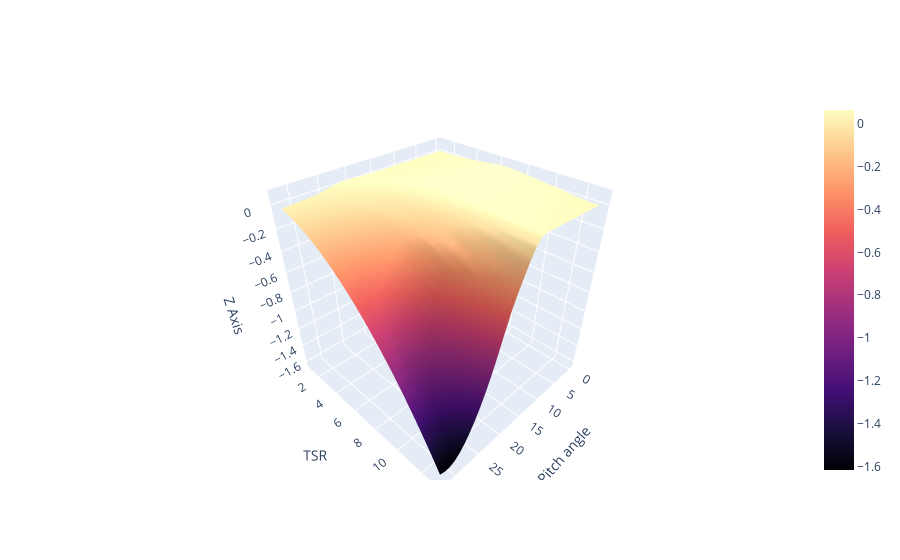

Notebook code cell kept with this figure:
### Code cell
import plotly.graph_objects as go
path = r'Cq.csv'
df = pd.read_csv(path)
X = df.iloc[:, 0].values
Y = np.arange(len(df.columns)-1)
X, Y = np.meshgrid(X, Y)

Z = np.array(df.iloc[:, 1:]).T

# Create the plot
fig = go.Figure(data=[go.Surface(z=Z, x=Y, y=X, colorscale='magma')])

# Customize layout
fig.update_layout(
    scene = {
        'xaxis_title': 'Pitch angle',
        'yaxis_title': 'TSR',
        'zaxis_title': 'Z Axis',
        #'zaxis': dict(range=[-2.01, 0.5])
    },
    coloraxis_colorbar=dict(
        title="Color Scale"
    ),
)

# Show the plot
fig.show()

### Figure 1 — Plotly figure (JSON) as saved in the notebook; plotly's stock layout.template omitted (floating-point values rounded to 4 significant figures; data arrays with more than 128 entries replaced by an {"elided": "..."} marker saying what was removed)
{"data": [{"colorscale": [[0, "#000004"], [0.1111, "#180f3d"], [0.2222, "#440f76"], [0.3333, "#721f81"], [0.4444, "#9e2f7f"], [0.5556, "#cd4071"], [0.6667, "#f1605d"], [0.7778, "#fd9668"], [0.8889, "#feca8d"], [1, "#fcfdbf"]], "type": "surface", "x": {"elided": "33x25 int values"}, "y": {"elided": "33x25 float values"}, "z": {"elided": "33x25 float values"}}], "layout": {"coloraxis": {"colorbar": {"title": {"text": "Color Scale"}}}, "scene": {"xaxis": {"title": {"text": "Pitch angle"}}, "yaxis": {"title": {"text": "TSR"}}, "zaxis": {"title": {"text": "Z Axis"}}}}}
